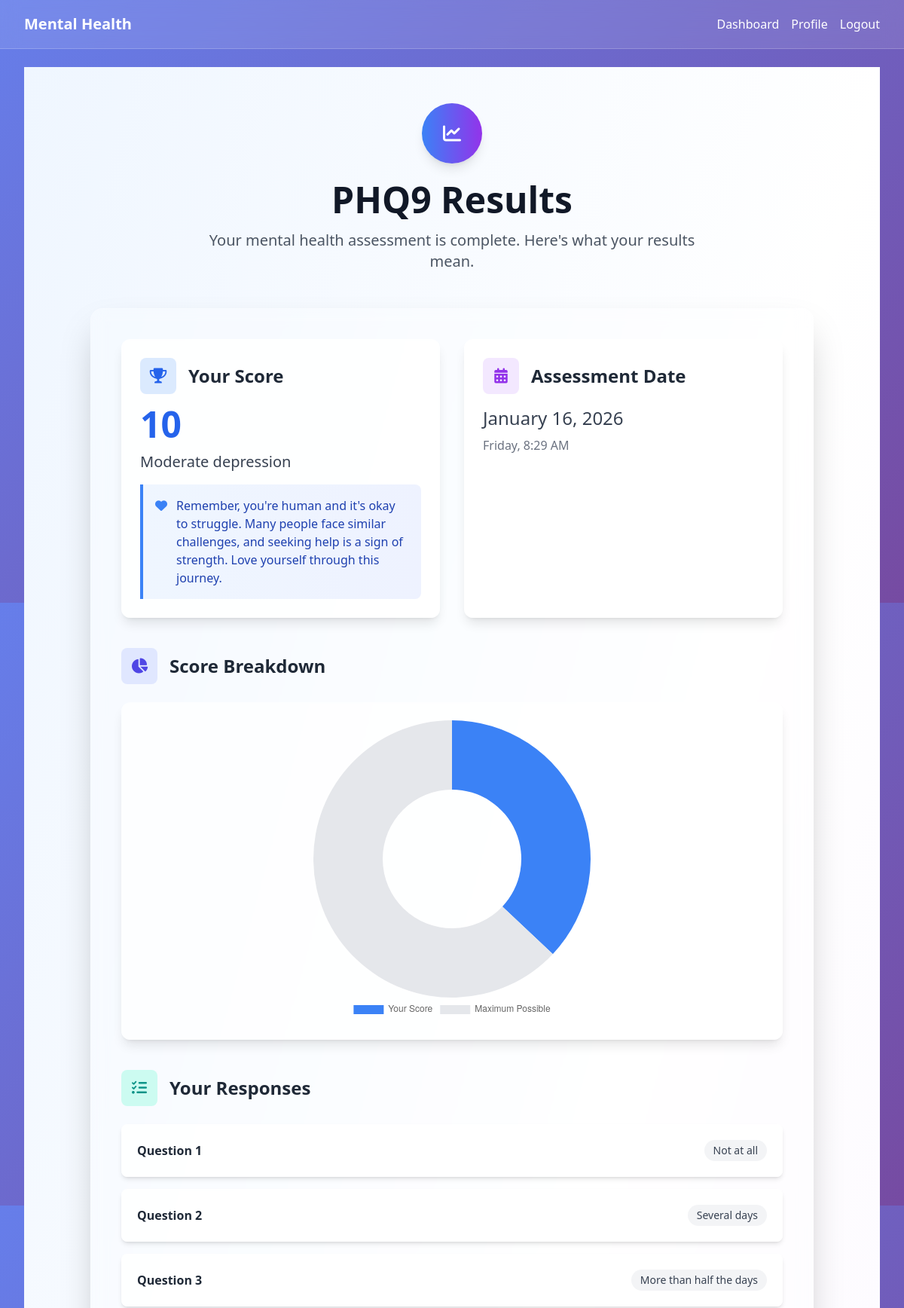
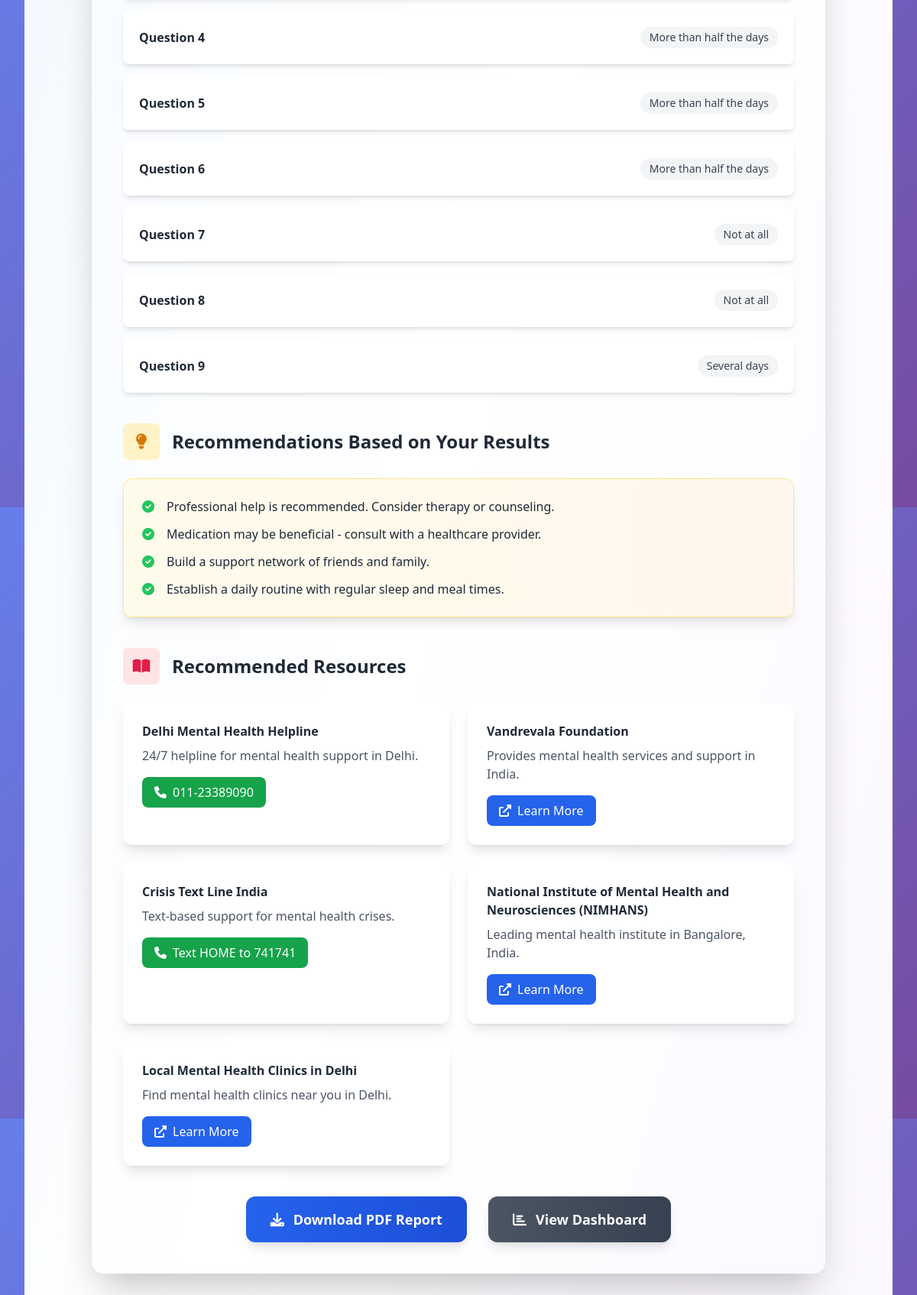
/assessment/results/17/ (signed in), run on the app's committed database (2 pictures, top to bottom).
### assessment/models.py (models this page shows, shortened)
class Assessment(models.Model):
    ASSESSMENT_TYPES = [
        ('PHQ9', 'PHQ-9 Depression'),
        ('GAD7', 'GAD-7 Anxiety'),
    ]
    user = models.ForeignKey(User, on_delete=models.CASCADE)
    assessment_type = models.CharField(max_length=10, choices=ASSESSMENT_TYPES)
    created_at = models.DateTimeField(auto_now_add=True)
    total_score = models.IntegerField()

class AssessmentResponse(models.Model):
    assessment = models.ForeignKey(Assessment, on_delete=models.CASCADE)
    question_number = models.IntegerField()
    response = models.IntegerField()  # 0-3 for PHQ9, 0-3 for GAD7

### resources/models.py (models this page shows, shortened)
class Resource(models.Model):
    RESOURCE_TYPES = [
        ('HELPLINE', 'Helpline'),
        ('TIP', 'Self-Help Tip'),
        ('PROFESSIONAL', 'Professional Service'),
        ('CRISIS', 'Crisis Support'),
    ]
    title = models.CharField(max_length=200)
    description = models.TextField()
    resource_type = models.CharField(max_length=20, choices=RESOURCE_TYPES)
    url = models.URLField(blank=True)
    phone = models.CharField(max_length=20, blank=True)
    severity_min = models.IntegerField(default=0)  # Minimum score to show this resource
    severity_max = models.IntegerField(default=27)  # Maximum score to show this resource

### assessment/views.py (the view)
# urls.py: path('results/<int:assessment_id>/', views.results_view, name='results'),
@login_required
def results_view(request, assessment_id):
    assessment = Assessment.objects.select_related('user').get(id=assessment_id, user=request.user)
    responses = AssessmentResponse.objects.filter(assessment=assessment).order_by('question_number')
    severity = get_severity(assessment.assessment_type, assessment.total_score)
    resources = get_resources(assessment.total_score)
    suggestions = get_suggestions(assessment.assessment_type, severity)
    response_labels = {
        0: 'Not at all',
        1: 'Several days',
        2: 'More than half the days',
        3: 'Nearly every day'
    }
    for response in responses:
        response.label = response_labels.get(response.response, 'Unknown')
    return render(request, 'assessment/results.html', {
        'assessment': assessment,
        'responses': responses,
        'severity': severity,
        'resources': resources,
        'suggestions': suggestions
    })

### assessment/views.py (called while the page is built, shortened)
def get_severity(assessment_type, score):
    if assessment_type == 'PHQ9':
        if score <= 4:
            return 'Minimal depression'
        elif score <= 9:
            return 'Mild depression'
        elif score <= 14:
            return 'Moderate depression'
        elif score <= 19:
            return 'Moderately severe depression'
        else:
            return 'Severe depression'
    return 'Unknown'

def get_resources(score):
    from resources.models import Resource
    return Resource.objects.filter(severity_min__lte=score, severity_max__gte=score)

def get_suggestions(assessment_type, severity):
    suggestions = []
    if assessment_type == 'PHQ9':
        if severity == 'Minimal depression':
            suggestions = [
                "Your symptoms are minimal. Continue maintaining healthy habits.",
                "Regular exercise and good sleep can help maintain your well-being.",
                "Consider mindfulness or meditation practices for stress management."
            ]
        elif severity == 'Moderate depression':
            suggestions = [
                "Professional help is recommended. Consider therapy or counseling.",
                "Medication may be beneficial - consult with a healthcare provider.",
                "Build a support network of friends and family.",
                "Establish a daily routine with regular sleep and meal times."
            ]
    return suggestions

### assessment/templates/assessment/results.html (shortened to what this page needs)
{% extends 'base.html' %}
{% block content %}
<div class="min-h-screen bg-gradient-to-br from-blue-50 via-white to-purple-50 py-12">
    <div class="max-w-5xl mx-auto px-4 sm:px-6 lg:px-8">
        <div class="text-center mb-12">
            <div class="inline-flex items-center justify-center w-20 h-20 bg-gradient-to-r from-blue-500 to-purple-600 rounded-full mb-6 shadow-lg">
                <i class="fas fa-chart-line text-white text-2xl"></i>
            </div>
            <h1 class="text-4xl md:text-5xl font-bold text-gray-900 mb-4">
                {{ assessment.assessment_type }} Results
            </h1>
            <p class="text-xl text-gray-600 max-w-2xl mx-auto">
                Your mental health assessment is complete. Here's what your results mean.
            </p>
        </div>
        <div class="glassmorphism rounded-2xl p-8 md:p-10 mb-8 shadow-2xl animate-fade-in">
            <div class="grid md:grid-cols-2 gap-8 mb-10">
                <div class="bg-white/80 backdrop-blur-sm rounded-xl p-6 shadow-lg border border-white/20">
                    <div class="flex items-center mb-4">
                        <div class="w-12 h-12 bg-blue-100 rounded-lg flex items-center justify-center mr-4">
                            <i class="fas fa-trophy text-blue-600 text-xl"></i>
                        </div>
                        <h3 class="text-2xl font-bold text-gray-800">Your Score</h3>
                    </div>
                    <div class="text-5xl font-bold text-blue-600 mb-3">{{ assessment.total_score }}</div>
                    <div class="text-xl text-gray-700 font-medium mb-4">{{ severity }}</div>
                    {% if 'moderate' in severity|lower or 'severe' in severity|lower %}
                        <div class="bg-gradient-to-r from-blue-50 to-indigo-50 border-l-4 border-blue-500 rounded-r-lg p-4">
                            <div class="flex items-start">
                                <i class="fas fa-heart text-blue-500 mt-1 mr-3"></i>
                                <p class="text-blue-800 font-medium">Remember, you're human and it's okay to struggle. Many people face similar challenges, and seeking help is a sign of strength. Love yourself through this journey.</p>
                            </div>
                        </div>
                    {% endif %}
                </div>
                <div class="bg-white/80 backdrop-blur-sm rounded-xl p-6 shadow-lg border border-white/20">
                    <div class="flex items-center mb-4">
                        <div class="w-12 h-12 bg-purple-100 rounded-lg flex items-center justify-center mr-4">
                            <i class="fas fa-calendar-alt text-purple-600 text-xl"></i>
                        </div>
                        <h3 class="text-2xl font-bold text-gray-800">Assessment Date</h3>
                    </div>
                    <p class="text-2xl text-gray-700 font-medium">{{ assessment.created_at|date:"F j, Y" }}</p>
                    <p class="text-gray-500 mt-2">{{ assessment.created_at|date:"l, g:i A" }}</p>
                </div>
            </div>
            <div class="mb-10">
                <div class="flex items-center mb-6">
                    <div class="w-12 h-12 bg-indigo-100 rounded-lg flex items-center justify-center mr-4">
                        <i class="fas fa-chart-pie text-indigo-600 text-xl"></i>
                    </div>
                    <h3 class="text-2xl font-bold text-gray-800">Score Breakdown</h3>
                </div>
                <div class="bg-white/60 backdrop-blur-sm rounded-xl p-6 shadow-lg">
                    <canvas id="scoreChart" width="400" height="200" class="mx-auto"></canvas>
                </div>
            </div>
            {% if responses %}
            <div class="mb-10">
                <div class="flex items-center mb-6">
                    <div class="w-12 h-12 bg-teal-100 rounded-lg flex items-center justify-center mr-4">
                        <i class="fas fa-list-check text-teal-600 text-xl"></i>
                    </div>
                    <h3 class="text-2xl font-bold text-gray-800">Your Responses</h3>
                </div>
                <div class="grid gap-4">
                    {% for response in responses %}
                        <div class="bg-white/80 backdrop-blur-sm rounded-lg p-5 shadow-md border border-white/20 hover:shadow-lg transition-shadow">
                            <div class="flex items-center justify-between">
                                <h4 class="font-semibold text-gray-800">Question {{ response.question_number }}</h4>
                                <span class="px-3 py-1 bg-gray-100 text-gray-700 rounded-full text-sm font-medium">{{ response.label }}</span>
                            </div>
                        </div>
                    {% endfor %}
                </div>
            </div>
            {% endif %}
            {% if suggestions %}
            <div class="mb-10">
                <div class="flex items-center mb-6">
                    <div class="w-12 h-12 bg-amber-100 rounded-lg flex items-center justify-center mr-4">
                        <i class="fas fa-lightbulb text-amber-600 text-xl"></i>
                    </div>
                    <h3 class="text-2xl font-bold text-gray-800">Recommendations Based on Your Results</h3>
                </div>
                <div class="bg-gradient-to-r from-amber-50 to-orange-50 rounded-xl p-6 shadow-lg border border-amber-200">
                    <ul class="space-y-3">
                        {% for suggestion in suggestions %}
                            <li class="flex items-start">
                                <i class="fas fa-check-circle text-green-500 mt-1 mr-4 flex-shrink-0"></i>
                                <span class="text-gray-800 font-medium">{{ suggestion }}</span>
                            </li>
                        {% endfor %}
                    </ul>
                </div>
            </div>
            {% endif %}
            {% if resources %}
            <div class="mb-10">
                <div class="flex items-center mb-6">
                    <div class="w-12 h-12 bg-rose-100 rounded-lg flex items-center justify-center mr-4">
                        <i class="fas fa-book-open text-rose-600 text-xl"></i>
                    </div>
                    <h3 class="text-2xl font-bold text-gray-800">Recommended Resources</h3>
                </div>
                <div class="grid md:grid-cols-2 gap-6">
                    {% for resource in resources %}
                        <div class="bg-white/80 backdrop-blur-sm rounded-xl p-6 shadow-lg border border-white/20 hover:shadow-xl transition-all duration-300 hover:-translate-y-1">
                            <h4 class="font-bold text-gray-800 mb-2">{{ resource.title }}</h4>
                            <p class="text-gray-600 mb-4">{{ resource.description }}</p>
                            <div class="flex flex-wrap gap-2">
                                {% if resource.url %}
                                    <a href="{{ resource.url }}" class="inline-flex items-center px-4 py-2 bg-blue-600 text-white rounded-lg hover:bg-blue-700 transition-colors font-medium">
                                        <i class="fas fa-external-link-alt mr-2"></i>Learn More
                                    </a>
                                {% endif %}
                                {% if resource.phone %}
                                    <div class="inline-flex items-center px-4 py-2 bg-green-600 text-white rounded-lg font-medium">
                                        <i class="fas fa-phone mr-2"></i>{{ resource.phone }}
                                    </div>
                                {% endif %}
                            </div>
                        </div>
                    {% endfor %}
                </div>
            </div>
            {% endif %}
            <div class="text-center space-x-6">
                <a href="{% url 'download_pdf' assessment.id %}" class="inline-flex items-center px-8 py-4 bg-gradient-to-r from-blue-600 to-blue-700 text-white rounded-xl hover:from-blue-700 hover:to-blue-800 transition-all duration-300 shadow-lg hover:shadow-xl font-semibold text-lg">
                    <i class="fas fa-download mr-3"></i>Download PDF Report
                </a>
                <a href="{% url 'result_dashboard' %}" class="inline-flex items-center px-8 py-4 bg-gradient-to-r from-gray-600 to-gray-700 text-white rounded-xl hover:from-gray-700 hover:to-gray-800 transition-all duration-300 shadow-lg hover:shadow-xl font-semibold text-lg">
                    <i class="fas fa-chart-bar mr-3"></i>View Dashboard
                </a>
            </div>
        </div>
    </div>
</div>
<script>
    const ctx = document.getElementById('scoreChart').getContext('2d');
    const chart = new Chart(ctx, {
        type: 'doughnut',
        data: {
            labels: ['Your Score', 'Maximum Possible'],
            datasets: [{
                data: [{{ assessment.total_score }}, {% if assessment.assessment_type == 'PHQ9' %}27{% else %}21{% endif %} - {{ assessment.total_score }}],
                backgroundColor: ['#3B82F6', '#E5E7EB'],
                borderWidth: 0
            }]
        },
        options: {
            responsive: true,
            plugins: {
                legend: {
                    position: 'bottom',
                }
            }
        }
    });
</script>
{% endblock %}

### static/css/styles.css (style rules this page uses)
:root { --primary-color: #667eea; --secondary-color: #764ba2; --glass-bg: rgba(255, 255, 255, 0.25); --glass-border: rgba(255, 255, 255, 0.18); --glass-shadow: rgba(31, 38, 135, 0.37); }
.glassmorphism { background: var(--glass-bg); backdrop-filter: blur(10px); border: 1px solid var(--glass-border); box-shadow: 0 8px 32px 0 var(--glass-shadow); }
.animate-fade-in { animation: fadeIn 0.5s ease-in-out; }
button, a { transition: all 0.3s ease; }

### templates/base.html (style rules this page uses)
.glassmorphism { background: rgba(255, 255, 255, 0.25); backdrop-filter: blur(10px); border: 1px solid rgba(255, 255, 255, 0.18); }
.gradient-bg { background: linear-gradient(135deg, #667eea 0%, #764ba2 100%); }
.animate-fade-in { animation: fadeIn 0.5s ease-in; }

### data on the page
Assessment: assessment_type "PHQ9", total_score "10", created_at "January 16, 2026", created_at "Friday, 8:29 AM"
AssessmentResponse: question_number "1", label "Not at all"
AssessmentResponse: question_number "2", label "Several days"
AssessmentResponse: question_number "3", label "More than half the days"
AssessmentResponse: question_number "4", label "More than half the days"
AssessmentResponse: question_number "5", label "More than half the days"
AssessmentResponse: question_number "6", label "More than half the days"
AssessmentResponse: question_number "7", label "Not at all"
AssessmentResponse: question_number "8", label "Not at all"
AssessmentResponse: question_number "9", label "Several days"
Resource: title "Delhi Mental Health Helpline", description "24/7 helpline for mental health support in Delhi.", phone "011-23389090"
Resource: title "Vandrevala Foundation", description "Provides mental health services and support in India."
Resource: title "Crisis Text Line India", description "Text-based support for mental health crises.", phone "Text HOME to 741741"
Resource: title "National Institute of Mental Health and Neurosciences (NIMHANS)", description "Leading mental health institute in Bangalore, India."
Resource: title "Local Mental Health Clinics in Delhi", description "Find mental health clinics near you in Delhi."

### other printed values
{{ severity }} "Moderate depression"
{{ suggestion }} "Professional help is recommended. Consider therapy or counseling." "Medication may be beneficial - consult with a healthcare provider." "Build a support network of friends and family." "Establish a daily routine with regular sleep and meal times."
chart data {{ assessment.total_score }} 10
